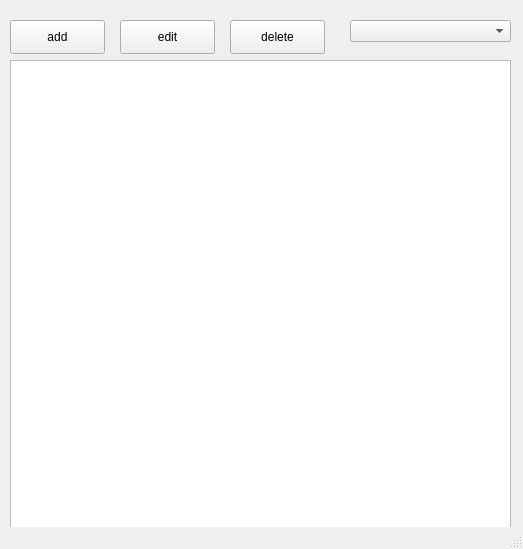
<?xml version="1.0" encoding="UTF-8"?>
<ui version="4.0">
 <class>MainWindow</class>
 <widget class="QMainWindow" name="MainWindow">
  <property name="geometry">
   <rect>
    <x>0</x>
    <y>0</y>
    <width>523</width>
    <height>549</height>
   </rect>
  </property>
  <property name="windowTitle">
   <string>Изменение коэффициентов</string>
  </property>
  <widget class="QWidget" name="centralwidget">
   <widget class="QPushButton" name="pushButton">
    <property name="geometry">
     <rect>
      <x>10</x>
      <y>20</y>
      <width>95</width>
      <height>34</height>
     </rect>
    </property>
    <property name="text">
     <string>add</string>
    </property>
   </widget>
   <widget class="QTableWidget" name="tableWidget">
    <property name="geometry">
     <rect>
      <x>10</x>
      <y>60</y>
      <width>501</width>
      <height>471</height>
     </rect>
    </property>
   </widget>
   <widget class="QPushButton" name="pushButton_2">
    <property name="geometry">
     <rect>
      <x>120</x>
      <y>20</y>
      <width>95</width>
      <height>34</height>
     </rect>
    </property>
    <property name="text">
     <string>edit</string>
    </property>
   </widget>
   <widget class="QPushButton" name="pushButton_3">
    <property name="geometry">
     <rect>
      <x>230</x>
      <y>20</y>
      <width>95</width>
      <height>34</height>
     </rect>
    </property>
    <property name="text">
     <string>delete</string>
    </property>
   </widget>
   <widget class="QComboBox" name="comboBox">
    <property name="geometry">
     <rect>
      <x>350</x>
      <y>20</y>
      <width>161</width>
      <height>22</height>
     </rect>
    </property>
   </widget>
  </widget>
  <widget class="QStatusBar" name="statusbar"/>
 </widget>
 <resources/>
 <connections/>
</ui>
